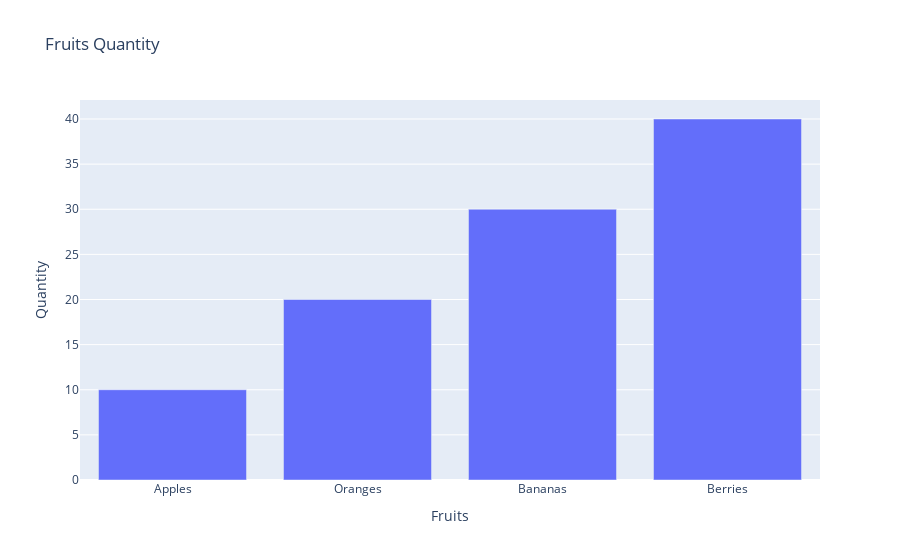

Notebook source saved alongside this figure:
### Code cell
import plotly_express as px

# Define your data. You can use a Pandas DataFrame, a dictionary, or a list of  dictionaries.
data = {
    "Fruits": ["Apples", "Oranges", "Bananas", "Berries"],
    "Quantity": [10, 20, 30, 40],
}

# Create the bar chart using the `px.bar` function
fig = px.bar(data, x="Fruits", y="Quantity", title="Fruits Quantity")

fig
# Show the plot
# fig.show()

### Figure 1 — Plotly figure (JSON) as saved in the notebook; plotly's stock layout.template omitted (floating-point values rounded to 4 significant figures)
{"data": [{"alignmentgroup": "True", "hovertemplate": "Fruits=%{x}<br>Quantity=%{y}<extra></extra>", "legendgroup": "", "marker": {"color": "#636efa", "pattern": {"shape": ""}}, "name": "", "offsetgroup": "", "orientation": "v", "showlegend": false, "textposition": "auto", "type": "bar", "x": ["Apples", "Oranges", "Bananas", "Berries"], "xaxis": "x", "y": [10, 20, 30, 40], "yaxis": "y"}], "layout": {"barmode": "relative", "legend": {"tracegroupgap": 0}, "title": {"text": "Fruits Quantity"}, "xaxis": {"anchor": "y", "domain": [0, 1], "title": {"text": "Fruits"}}, "yaxis": {"anchor": "x", "domain": [0, 1], "title": {"text": "Quantity"}}}}
